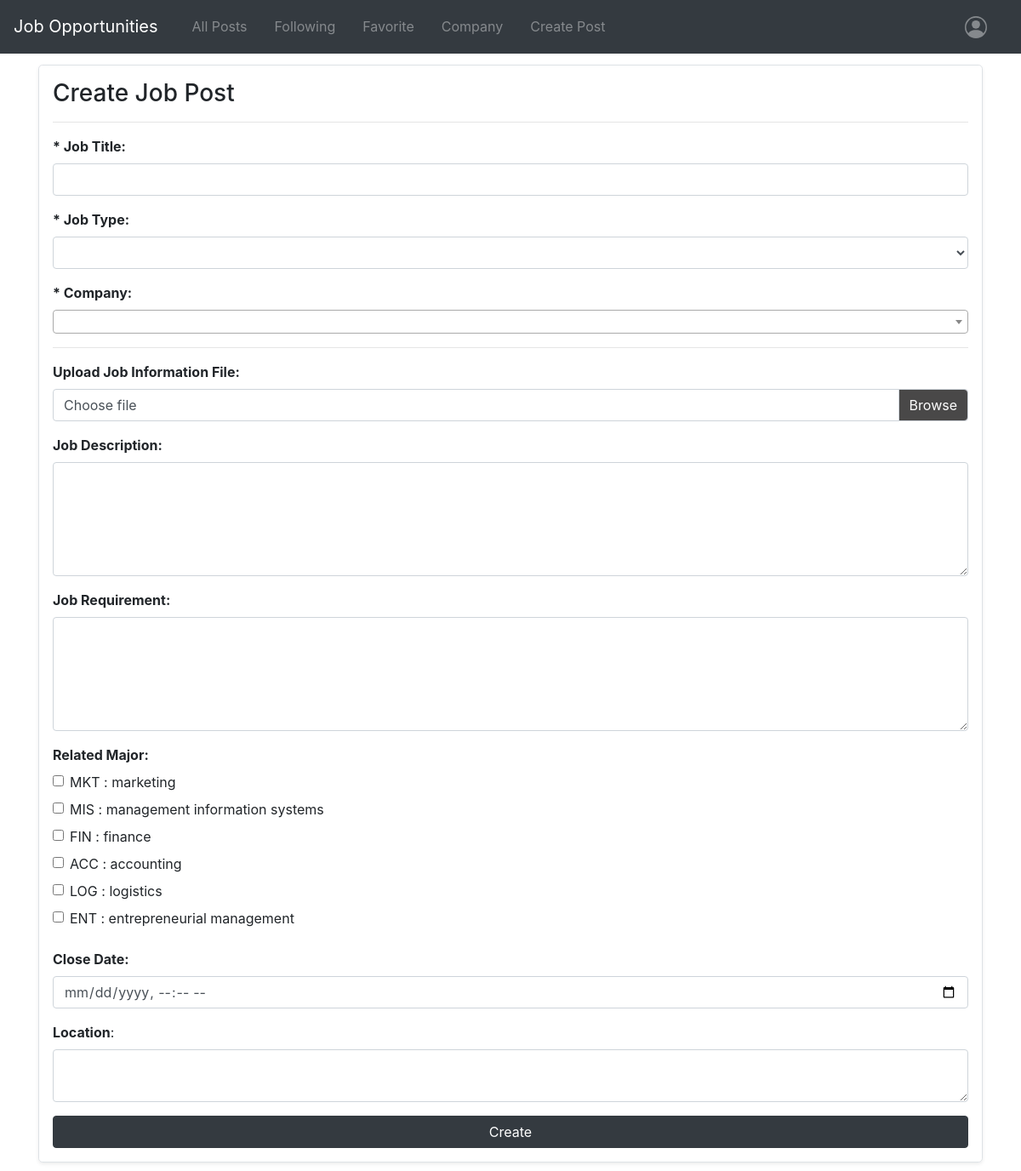
Page /job_post/create (signed in) on the committed database.
### user_profiles/models.py (models this page shows, shortened)
class Major(models.Model):
    major_id = models.CharField(validators=[MinLengthValidator(3)], max_length=3, primary_key=True)
    major_desc = models.CharField(max_length=100, null=True)

### job_post/views.py (the view, shortened to what this page needs)
# urls.py: path("job_post/create", views.create_job_post, name="create_job_post"),
@login_required
def create_job_post(request):
    if is_permitted_poster(request.user):
        if is_employer(request.user):
            employer = Employer.objects.get(user=request.user)
            if not employer.comp or not employer.user.fname or not employer.user.lname or not employer.user.phone:
                return render(request, 'job_post/create_job_post.html', {
                'warning': "Set your personal information before creating new job post."
                })
        return render(request, 'job_post/create_job_post.html', {
            'job_type_choices': JobPost.job_type_choices,
            'all_companies': Company.objects.all(),
            'all_major': Major.objects.all(),
            'is_employer': is_employer(request.user),
        })
    return render(request, 'job_post/create_job_post.html', {
            'warning': "Your account doesn't have permission to access this page."
    })

### job_post/views.py (called while the page is built)
def is_professor(user):
    return Professor.objects.filter(user=user).first()

def is_employer(user):
    return Employer.objects.filter(user=user).first()

def is_permitted_poster(user):
    return is_professor(user) or is_employer(user)

### templates/job_post/create_job_post.html (shortened to what this page needs)
{% extends "layout.html" %}
{% load static %}
{% block body %}
    {% if warning %}
    <div class="p-3 mb-2 bg-danger text-white" style="text-align: center;"><h4>{{ warning }}</h4></div>
    <a class="nav-link ml-3" href="{% url 'job_post:index' %}">
    <div style="text-align: center;"><button class="btn btn-warning mt-3">BACK TO ALL POSTS</button></div>
    </a>
    <p>{{ fill_company }}</p>
    {% else %}
        <div class="container mt-3">
            <div class="row">
                <div class="col-md-12">
                    <div class="mb-4 border rounded-lg shadow-sm p-3">
                        <div class=""><h3>Create Job Post</h3></div>
                        <hr>
                        <form action="{% url 'job_post:create_job_post' %}" method="post" enctype="multipart/form-data">
                            <div class="form-group">
                                <label for="job_title"><strong>* Job Title:</strong></label>
                                <input type="text" id="job_title" class="form-control" name="job_title" required>
                            </div>
                            <div class="form-group">
                                <label for="job_type"><strong>* Job Type:</strong></label>
                                <select id="job_type" name="job_type" class="form-control" required>
                                    <option value=""></option>
                                    {% for choice in job_type_choices %}
                                    <option value="{{ choice.0 }}">{{ choice.1 }}</option>
                                    {% endfor %}
                                </select>
                            </div>
                            <div class="form-group">
                                <label for="company"><strong>* Company:</strong></label>
                            </div>
                            <hr>
                            <div class="form-group">
                                <label for="job_info_file"><strong>Upload Job Information File:</strong></label>
                                <div class="custom-file">
                                    <label class="custom-file-label" for="job_info_file" id="file_label">Choose file</label>
                                </div>
                            </div>
                            <div class="form-group">
                                <label for="job_desc_text"><strong>Job Description:</strong></label>
                                <textarea rows="5" id="job_desc_text" class="form-control" name="job_desc_text"></textarea>
                            </div>
                            <div class="form-group">
                                <label for="job_requirement_text"><strong>Job Requirement:</strong></label>
                                <textarea rows="5" id="job_requirement_text" class="form-control" name="job_requirement_text"></textarea>
                            </div>
                            <div class="form-group">
                                <label><strong>Related Major:</strong></label><br>
                                {% for major in all_major %}
                                <div class="form-check">
                                    <label class="form-check-label-mt2">
                                        <input type="checkbox" class="form-check-input" name="job_major" value="{{ major.pk }}"> {{ major.major_id }} : {{ major.major_desc }}
                                    </label>
                                </div>
                                {% endfor %}
                            </div>
                            <div class="form-group">
                                <label for="job_close_date"><strong>Close Date:</strong></label>
                                <input type="datetime-local" id="job_close_date" class="form-control" name="job_close_date">
                            </div>
                            <div class="form-group">
                                <label for="job_location"><strong>Location</strong>:</label>
                                <textarea id="job_location" class="form-control" name="job_location"></textarea>
                            </div>
                            <input type="submit" class="btn btn-dark btn-block" value="Create"/>
                        </form>
                    </div>
                </div>
            </div>
        </div>
    {% endif %}
{% endblock %}

### static/job_post/styles.css (style rules this page uses)
.custom-file-label::after { background-color: rgba(25, 24, 24, 0.79); color: white; }

### rows in the picture
Major: major_id "MKT", major_desc "marketing"
Major: major_id "MIS", major_desc "management information systems"
Major: major_id "FIN", major_desc "finance"
Major: major_id "ACC", major_desc "accounting"
Major: major_id "LOG", major_desc "logistics"
Major: major_id "ENT", major_desc "entrepreneurial management"
